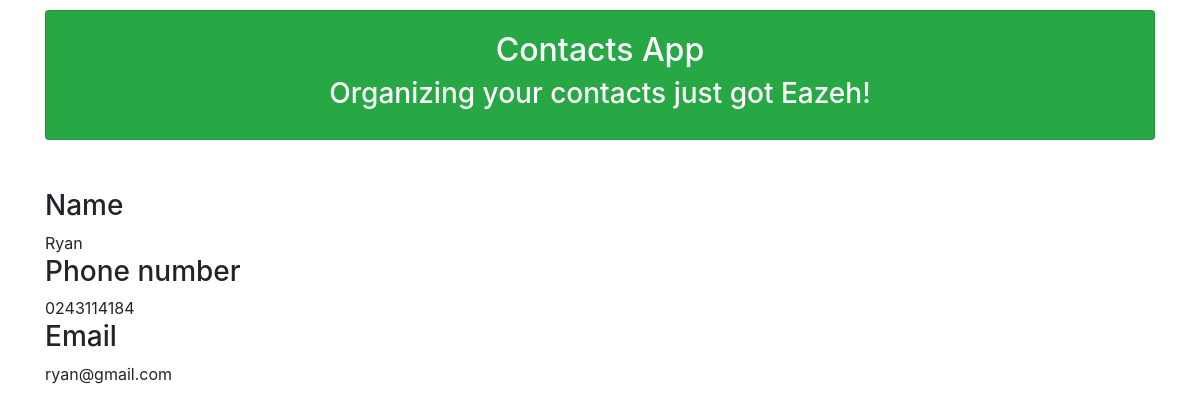
The app's page /show/3 with its own data.
### contacts/models/contact_model.py (models this page shows)
class Contact(models.Model):
    phone_number = models.CharField(max_length=15, null=False)
    name = models.CharField(max_length=100, null=True)
    email = models.EmailField(null=True)
    created_at = models.DateTimeField(auto_now_add=timezone.now())
    updated_at = models.DateTimeField(auto_now=timezone.now())
    is_deleted = models.BooleanField(default=False)

### contacts/views/contact_views.py (the view)
def get_contact(request, contact_id):
    contact = Contact.objects.filter(pk=contact_id).first()
    context = {
        'contact': contact
    }
    return render(request=request, template_name='contacts/contact-detail.html', context=context)

### contacts/templates/contacts/contact-detail.html
{% extends 'contacts/base.html' %}
{% block content %}
 <h3>Name</h3>
 {{ contact.name }} <br/>
 <h3>Phone number</h3>
 {{ contact.phone_number }}
 <h3>Email</h3>
 {{ contact.email }}
{% endblock content %}

### records on screen
Contact: name "Ryan", phone_number "0243114184", email "ryan@gmail.com"
